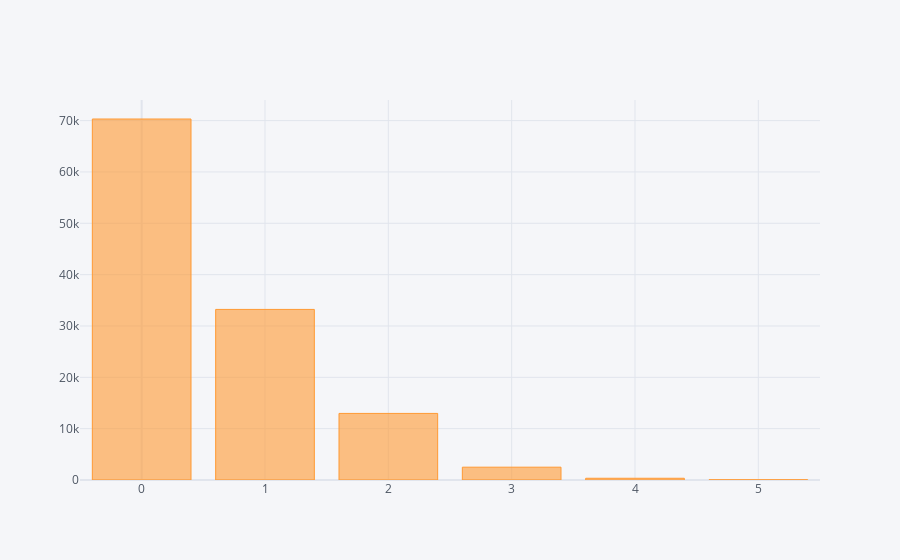

Notebook source saved alongside this figure:
### Code cell
data.total_of_special_requests.value_counts().sort_values().head(15).iplot(kind="bar")

### Figure 1 — Plotly figure (JSON) as saved in the notebook; plotly's stock layout.template omitted (floating-point values rounded to 4 significant figures)
{"data": [{"marker": {"color": "rgba(255, 153, 51, 0.6)", "line": {"color": "rgba(255, 153, 51, 1.0)", "width": 1}}, "name": "total_of_special_requests", "orientation": "v", "text": "", "type": "bar", "x": [5, 4, 3, 2, 1, 0], "y": [40, 340, 2497, 12969, 33226, 70318]}], "layout": {"legend": {"bgcolor": "#F5F6F9", "font": {"color": "#4D5663"}}, "paper_bgcolor": "#F5F6F9", "plot_bgcolor": "#F5F6F9", "title": {"font": {"color": "#4D5663"}}, "xaxis": {"gridcolor": "#E1E5ED", "showgrid": true, "tickfont": {"color": "#4D5663"}, "title": {"font": {"color": "#4D5663"}, "text": ""}, "zerolinecolor": "#E1E5ED"}, "yaxis": {"gridcolor": "#E1E5ED", "showgrid": true, "tickfont": {"color": "#4D5663"}, "title": {"font": {"color": "#4D5663"}, "text": ""}, "zerolinecolor": "#E1E5ED"}}}
